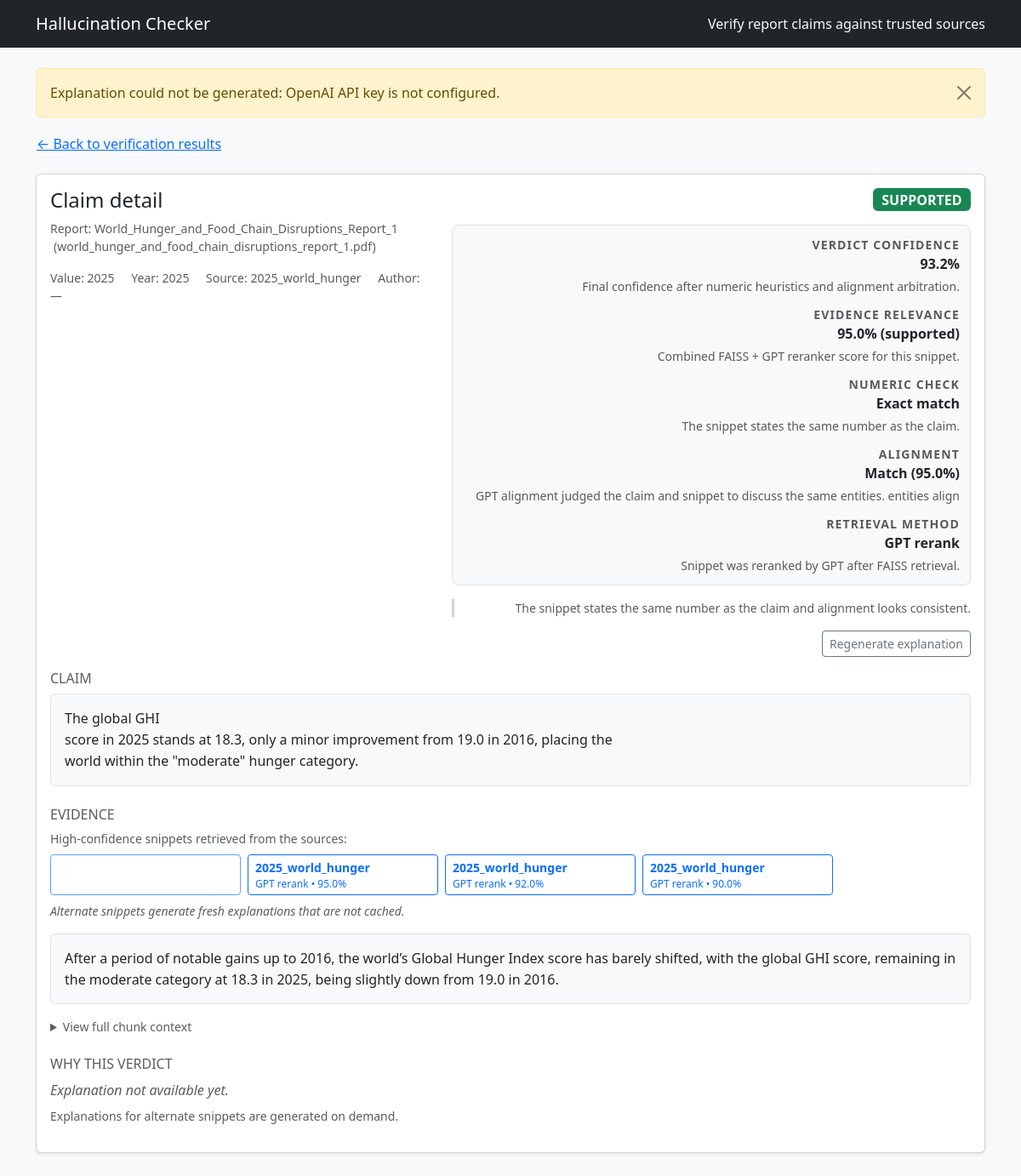
The app's page /claim/3 with its own data.
### src/hallcheck/models.py (models this page shows)
class Base(DeclarativeBase):
    """Declarative base class."""

class Document(Base):
    __tablename__ = "documents"
    id: Mapped[int] = mapped_column(Integer, primary_key=True, autoincrement=True)
    kind: Mapped[DocumentKind] = mapped_column(Enum(DocumentKind), nullable=False)
    path: Mapped[str] = mapped_column(String(512), nullable=False)
    title: Mapped[Optional[str]] = mapped_column(String(256), nullable=True)
    author: Mapped[Optional[str]] = mapped_column(String(256), nullable=True)
    year: Mapped[Optional[int]] = mapped_column(Integer, nullable=True)
    chunks: Mapped[List["Chunk"]] = relationship("Chunk", back_populates="document", cascade="all, delete-orphan")
    claims: Mapped[List["Claim"]] = relationship("Claim", back_populates="document", cascade="all, delete-orphan")

class Claim(Base):
    __tablename__ = "claims"
    id: Mapped[int] = mapped_column(Integer, primary_key=True, autoincrement=True)
    doc_id: Mapped[int] = mapped_column(ForeignKey("documents.id"), nullable=False, index=True)
    sentence: Mapped[str] = mapped_column(Text, nullable=False)
    value: Mapped[Optional[float]] = mapped_column(Float, nullable=True)
    units: Mapped[Optional[str]] = mapped_column(String(64), nullable=True)
    year: Mapped[Optional[int]] = mapped_column(Integer, nullable=True)
    meta: Mapped[Optional[dict]] = mapped_column(JSON, nullable=True)
    document: Mapped[Document] = relationship("Document", back_populates="claims")
    verdicts: Mapped[List["Verdict"]] = relationship("Verdict", back_populates="claim", cascade="all, delete-orphan")

class Verdict(Base):
    __tablename__ = "verdicts"
    id: Mapped[int] = mapped_column(Integer, primary_key=True, autoincrement=True)
    claim_id: Mapped[int] = mapped_column(ForeignKey("claims.id"), nullable=False, index=True)
    status: Mapped[VerdictStatus] = mapped_column(Enum(VerdictStatus), nullable=False)
    confidence: Mapped[float] = mapped_column(Float, nullable=False)
    evidence: Mapped[Optional[dict]] = mapped_column(JSON, nullable=True)
    explanation: Mapped[Optional[str]] = mapped_column(Text, nullable=True)
    claim: Mapped[Claim] = relationship("Claim", back_populates="verdicts")

### app.py (the view)
@app.get("/claim/<int:claim_id>")
def claim_detail(claim_id: int):
    try:
        detail = fetch_claim_detail(claim_id)
    except ValueError as exc:
        flash(str(exc), "warning")
        return redirect(url_for("home"))
    except Exception as exc:  # pragma: no cover - defensive handling
        flash(f"Unable to load claim: {exc}", "danger")
        return redirect(url_for("home"))
    if not detail.get("explanation"):
        try:
            detail["explanation"] = get_or_make_explanation(claim_id)
        except Exception as exc:  # pragma: no cover - defensive handling
            flash(f"Explanation could not be generated: {exc}", "warning")
    report_meta = None
    report_doc_id = detail.get("report_doc_id")
    if report_doc_id is not None:
        report_meta = get_report_details(report_doc_id)
    regen_form = RegenerateExplanationForm()
    return render_template("claim_detail.html", detail=detail, report=report_meta, regen_form=regen_form)

### app.py
class RegenerateExplanationForm(FlaskForm):
    submit = SubmitField("Regenerate explanation")

### app.py (called while the page is built)
@app.context_processor
def inject_globals():
    return {"STATUS_BADGES": STATUS_BADGES}

### src/hallcheck/db.py (called while the page is built)
def init_db() -> None:
    from .models import Base  # Imported lazily to avoid circular import
    Base.metadata.create_all(bind=engine)
    _ensure_verdict_explanation_column()
    _ensure_document_author_column()
    _ensure_chunk_tables_column()

@contextmanager
def get_session() -> Iterator[Session]:
    session = SessionLocal()
    try:
        yield session
        session.commit()
    except Exception:
        session.rollback()
        raise
    finally:
        session.close()

def _ensure_verdict_explanation_column() -> None:
    try:
        with engine.begin() as connection:
            inspector = inspect(connection)
            if "verdicts" not in inspector.get_table_names():
                return
            column_names = {col["name"] for col in inspector.get_columns("verdicts")}
            if "explanation" in column_names:
                return
            connection.execute(text("ALTER TABLE verdicts ADD COLUMN explanation TEXT"))
    except Exception:
        pass

def _ensure_document_author_column() -> None:
    try:
        with engine.begin() as connection:
            inspector = inspect(connection)
            if "documents" not in inspector.get_table_names():
                return
            column_names = {col["name"] for col in inspector.get_columns("documents")}
            if "author" in column_names:
                return
            connection.execute(text("ALTER TABLE documents ADD COLUMN author VARCHAR(256)"))
    except Exception:
        pass

def _ensure_chunk_tables_column() -> None:
    try:
        with engine.begin() as connection:
            inspector = inspect(connection)
            if "chunks" not in inspector.get_table_names():
                return
            column_names = {col["name"] for col in inspector.get_columns("chunks")}
            if "tables" in column_names:
                return
            connection.execute(text("ALTER TABLE chunks ADD COLUMN tables JSON"))
    except Exception:
        pass

### src/hallcheck/tables.py (called while the page is built, shortened)
def extract_tables_from_text(text: str) -> List[str]:
    tables: List[str] = []
    return tables

### src/hallcheck/webbridge.py (called while the page is built)
def _candidate_method(method: Optional[str], candidate: Optional[dict]) -> str:
    if method:
        return method
    if candidate and candidate.get("rerank_score") is not None:
        return "gpt_rerank"
    return "faiss"

### templates/claim_detail.html (shortened to what this page needs)
{% extends "layout.html" %}
{% block content %}
<div class="mb-3">
  {% if detail.report_doc_id %}
    <a href="{{ url_for('results', report_doc_id=detail.report_doc_id) }}#claim-{{ detail.claim_id }}" class="btn btn-link px-0">
      &larr; Back to verification results
    </a>
  {% else %}
    <a href="{{ url_for('home') }}" class="btn btn-link px-0">&larr; Back to dashboard</a>
  {% endif %}
</div>
<div class="card shadow-sm mb-4">
  <div class="card-body" id="claimDetailCard" data-claim-id="{{ detail.claim_id }}">
    <div class="d-flex justify-content-between align-items-start flex-column flex-lg-row gap-4 mb-3">
      <div>
        <h1 class="h4 mb-2">Claim detail</h1>
        {% if report %}
          <div class="small text-muted">
            Report: {{ report.title }}
            {% if report.filename %}
              <span class="ms-1 text-lowercase">({{ report.filename }})</span>
            {% endif %}
          </div>
        {% endif %}
        <div class="small text-muted mt-3" id="claimMetaData">
          {% if detail.value is not none %}
            <span id="claimValueWrapper">Value: <span id="claimValueText">{{ "{:g}".format(detail.value) }}</span></span>
          {% endif %}
          {% if detail.year %}
            <span class="ms-3" id="claimYearWrapper">Year: <span id="claimYearText">{{ detail.year }}</span></span>
          {% endif %}
          <span class="ms-3" id="claimSourceWrapper">Source: <span id="claimSourceTitle">{{ detail.source_title or "—" }}</span></span>
          <span class="ms-3" id="claimSourceAuthorWrapper">Author: <span id="claimSourceAuthor">{{ detail.source_author or "—" }}</span></span>
        </div>
      </div>
      <div class="text-lg-end w-100 w-lg-auto summary-panel">
        {% set badge_class = STATUS_BADGES.get(detail.status, 'bg-secondary') %}
        <span class="badge {{ badge_class }} fs-6">{{ detail.status }}</span>
        <div class="evidence-summary mt-3" id="summaryMetrics">
          {% if detail.summary_metrics %}
            {% for metric in detail.summary_metrics %}
              <div class="summary-row">
                <div class="summary-label text-muted small text-uppercase">{{ metric.label }}</div>
                <div class="summary-value">{{ metric.value }}</div>
                {% if metric.description %}
                  <div class="summary-desc text-muted small">{{ metric.description }}</div>
                {% endif %}
              </div>
            {% endfor %}
          {% else %}
            <div class="summary-row text-muted small">No evidence metrics available.</div>
          {% endif %}
        </div>
        {% if detail.summary_rationale %}
          <div class="summary-rationale text-muted small mt-3" id="summaryRationale">{{ detail.summary_rationale }}</div>
        {% else %}
          <div class="summary-rationale text-muted small mt-3 d-none" id="summaryRationale"></div>
        {% endif %}
        <form action="{{ url_for('claim_regen', claim_id=detail.claim_id) }}" method="post" class="mt-3">
          {{ regen_form.submit(class="btn btn-outline-secondary btn-sm") }}
        </form>
      </div>
    </div>
    <section class="mb-4">
      <h2 class="h6 text-uppercase text-muted">Claim</h2>
      <div class="text-block bg-light border rounded p-3">{{ detail.sentence }}</div>
    </section>
    <section
      class="mb-4"
      id="claimEvidenceSection"
      data-claim-id="{{ detail.claim_id }}"
      data-active-index="{{ detail.primary_candidate_index if detail.primary_candidate_index is not none else 0 }}"
    >
      <h2 class="h6 text-uppercase text-muted">Evidence</h2>
      {% if detail.candidate_options and detail.candidate_options|length > 1 %}
        <div class="mb-3" id="candidateSelector">
          <p class="small text-muted mb-2">High-confidence snippets retrieved from the sources:</p>
          <div class="candidate-option-stack" role="group">
            {% for option in detail.candidate_options %}
              <button
                type="button"
                class="btn btn-outline-primary btn-sm candidate-option {% if option.is_primary %}active{% endif %}"
                data-candidate-index="{{ option.index }}"
                aria-pressed="{{ 'true' if option.is_primary else 'false' }}"
              >
                <span class="candidate-option-title">{{ option.doc_label }}</span>
                <span class="candidate-option-meta">
                  {{ option.method_label }}
                  {% if option.confidence_percent is not none %}
                    • {{ option.confidence_percent }}%
                  {% endif %}
                </span>
              </button>
            {% endfor %}
          </div>
          <p class="small text-muted fst-italic mt-2" id="candidateSwitcherNote">
            Alternate snippets generate fresh explanations that are not cached.
          </p>
        </div>
      {% endif %}
      <div id="evidenceContent">
        <div id="evidenceSnippetWrapper">
          <div
            id="evidenceSnippet"
            class="text-block bg-light border rounded p-3"
          >{{ detail.evidence_text or "" }}</div>
        </div>
        <details class="mt-3" id="evidenceFullContext" {% if not detail.evidence_full_text or detail.evidence_full_text == detail.evidence_text %}hidden{% endif %}>
          <summary class="small text-muted">View full chunk context</summary>
        </details>
      </div>
    </section>
    <section>
      <h2 class="h6 text-uppercase text-muted">Why this verdict</h2>
      <p id="explanationFallback" class="text-muted fst-italic mb-2{% if detail.explanation %} d-none{% endif %}">
        Explanation not available yet.
      </p>
      <p class="small text-muted" id="explanationCacheNote">
        {% if detail.explanation %}
          Cached explanation for the primary snippet.
        {% else %}
          Explanations for alternate snippets are generated on demand.
        {% endif %}
      </p>
    </section>
  </div>
</div>
{% endblock %}

### static/styles.css (style rules this page uses)
body { background-color: #f8f9fa; }
.text-block { white-space: pre-wrap; font-family: inherit; line-height: 1.55; }
details summary { cursor: pointer; }
.candidate-option-stack { display: flex; flex-direction: row; flex-wrap: wrap; gap: 0.5rem; }
.candidate-option { align-items: flex-start; display: inline-flex; flex-direction: column; gap: 0.15rem; min-width: 14rem; text-align: left; }
.candidate-option.active { color: #fff; }
.candidate-option .candidate-option-title { font-weight: 600; }
.candidate-option .candidate-option-meta { font-size: 0.75rem; line-height: 1.2; }
.summary-panel { min-width: 18rem; }
.evidence-summary { background-color: #f8f9fb; border: 1px solid #dee2e6; border-radius: 0.5rem; padding: 0.75rem; }
.summary-row + .summary-row { margin-top: 0.75rem; }
.summary-label { letter-spacing: 0.08em; font-weight: 600; }
.summary-value { font-weight: 600; font-size: 1rem; }
.summary-desc { margin-top: 0.25rem; }
.summary-rationale { border-left: 3px solid #ced4da; padding-left: 0.75rem; }

### records on screen
Document: title "World_Hunger_and_Food_Chain_Disruptions_Report_1"
Claim: value "2025", year "2025", sentence "The global GHI score in 2025 stands at 18.3, only a minor improvement from 19.0 in 2016, placing the world within the \"moderate\" hunger category."
Document: title "2025_world_hunger", doc_label "2025_world_hunger", method_label "GPT rerank", confidence_percent "95.0", confidence_percent "92.0", confidence_percent "90.0"
Verdict: status "SUPPORTED"

### other values on screen
{{ message }} "Explanation could not be generated: OpenAI API key is not configured."
{{ report.filename }} "world_hunger_and_food_chain_disruptions_report_1.pdf"
{{ detail.source_author or "—" }} "—"
{{ metric.label }} "VERDICT CONFIDENCE" "EVIDENCE RELEVANCE" "NUMERIC CHECK" "ALIGNMENT" "RETRIEVAL METHOD"
{{ metric.value }} "93.2%" "95.0% (supported)" "Exact match" "Match (95.0%)" "GPT rerank"
{{ metric.description }} "Final confidence after numeric heuristics and alignment arbitration." "Combined FAISS + GPT reranker score for this snippet." "The snippet states the same number as the claim." "GPT alignment judged the claim and snippet to discuss the same entities. entities align" "Snippet was reranked by GPT after FAISS retrieval."
{{ detail.summary_rationale }} "The snippet states the same number as the claim and alignment looks consistent."
